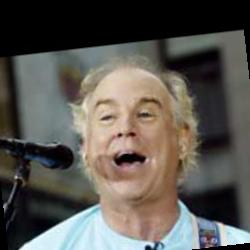
#> input picture Data/lfw-deepfunneled/Alan_Jackson/Alan_Jackson_0001.jpg, 250 x 250 px
$ jupyter execute 'Facial Recognition .ipynb'
#> lines starting #> are read from the running program, lines starting #| are printed output that depends on the picture; after the words box and inside, x2 and y2 are one past the last pixel; in counts of white or black regions, pixels touching at a corner belong together
<div style="text-align: center;">
    <h1 style="
        background: linear-gradient(135deg, #020b22ff, #33485eff);
        color: white;
        padding: 15px 30px;
        border-radius: 500px;
        font-family: 'Segoe UI', Arial, sans-serif;
        box-shadow: 0 4px 15px rgba(0,0,0,0.3);
        display: inline-block;
    ">
       Facial Recognition System using Convolutional Neural Networks
    </h1>
</div>

<h4 style="color:#96c9ffff">1. Importing TensorFlow, OpenCV, Matplotlib, NumPy libraries for data manipulation and image preprocessing with ImageDataGenerator for training preparation.</h4>

[cell 1]
import tensorflow as tf
from pathlib import Path
import matplotlib.pyplot as plt
import numpy as np
import random
import os
import cv2
from tensorflow.keras.preprocessing.image import ImageDataGenerator

<h4 style="color:#96c9ffff">2. Setting the path for the LFW dataset images directory to the specified location on the local system.</h4>

[cell 2]
Dataimages = Path(r"C:\Users\Rammah\OneDrive\Desktop\اجازه ان شاء الله\Projects\Facial Recognition System\Data\lfw-deepfunneled")

<h4 style="color:#96c9ffff">3. Selecting a random person directory and a random image file from the LFW dataset directory for further processing.</h4>

[cell 3]
person = random.choice([p for p in Dataimages.iterdir() if p.is_dir()])
ImagePath = random.choice([p for p in person.iterdir() if p.suffix.lower() in [".jpg", ".jpeg", ".png"]])

<h4 style="color:#96c9ffff">4. Reading a randomly selected image from the file, converting it to both RGB and BGR color formats using OpenCV.</h4>

[cell 4]
data = np.fromfile(str(ImagePath), dtype=np.uint8)
Image = cv2.imdecode(data, cv2.IMREAD_COLOR)
#> Image is the input picture: shape (250, 250, 3); mean B, G, R 81.3, 87.1, 90.9
ImgRGB = cv2.cvtColor(Image, cv2.COLOR_BGR2RGB)
ImgBGR = Image

<h4 style="color:#96c9ffff">5. Displaying the selected person's image before any preprocessing, showing the image in RGB format using Matplotlib.</h4>

[cell 5]
print("Person:", person.name)
plt.imshow(ImgRGB); plt.axis("off"); plt.title(f"Before Preprocessing: {person.name}")
plt.show()

<h4 style="color:#96c9ffff">6. Resizing the selected image to 128x128 and normalizing it to [0,1] for further processing.</h4>

[cell 6]
TargetSize = (128, 128)
ResizedRgb = cv2.resize(ImgRGB, TargetSize, interpolation=cv2.INTER_AREA)
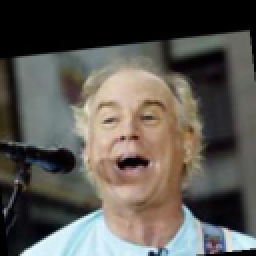
#> ResizedRgb: shape (128, 128, 3) (shown 2 times larger); mean R, G, B 90.9, 87.1, 81.3
normalization = (ResizedRgb / 255.0).astype("float32")
plt.figure(figsize=(8,4))
plt.subplot(1,2,1); plt.imshow(ResizedRgb); plt.axis("off"); plt.title("After Resize (128×128)")
plt.show()

<h4 style="color:#96c9ffff">7. Detecting faces in the image using Haar Cascade Classifier and converting the image to grayscale for face detection.</h4>

[cell 7]
CasCade = cv2.CascadeClassifier(cv2.data.haarcascades + 'haarcascade_frontalface_default.xml')
gray = cv2.cvtColor(ImgBGR, cv2.COLOR_BGR2GRAY)
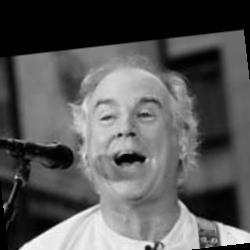
#> gray: shape (250, 250); min 0, max 251, mean 87.6
faces = CasCade.detectMultiScale(gray, scaleFactor=1.1, minNeighbors=5, minSize=(40,40))
#> faces = [[65, 65, 120, 120]]

<h4 style="color:#96c9ffff">8. Detecting faces using Haar Cascade, applying a margin around the detected face, and cropping the face region from the image for further processing.</h4>

[cell 8]
print("Faces detected:", len(faces))
#| Faces detected: 1

margin = 0.2
Hight, width = ImgBGR.shape[:2]
#> Hight = 250; width = 250

if len(faces) > 0:
    x, y, w, h = max(faces, key=lambda b: b[2]*b[3])
#> x = 65; y = 65; w = 120; h = 120
    mx, my = int(margin*w), int(margin*h)
#> mx = 24; my = 24
    x1, y1 = max(0, x-mx), max(0, y-my)
#> x1 = 41; y1 = 41
    x2, y2 = min(width, x+w+mx), min(Hight, y+h+my)
#> x2 = 209; y2 = 209
else:
    side = min(Hight, width)
    y1 = (Hight - side)//2; x1 = (width - side)//2
    x2, y2 = x1 + side, y1 + side

CropBGR = ImgBGR[y1:y2, x1:x2]
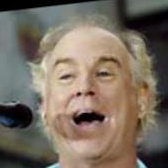
#> CropBGR: shape (168, 168, 3); mean B, G, R 96.8, 109.6, 121.3
CropRGB = cv2.cvtColor(CropBGR, cv2.COLOR_BGR2RGB)

plt.imshow(CropRGB); plt.axis("off"); plt.title("Cropped Face (RGB)")
plt.show()

<h4 style="color:#96c9ffff">9. Drawing the detected face bounding box on the original RGB image (convert to BGR for OpenCV drawing, draw rectangle with (x1,y1)-(x2,y2), then convert back to RGB for display).</h4>

[cell 9]
vis = ImgRGB.copy()
vis_bgr = cv2.cvtColor(vis, cv2.COLOR_RGB2BGR)
cv2.rectangle(vis_bgr, (x1, y1), (x2, y2), (255,0,0), 2)
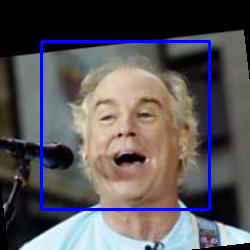
#> vis_bgr: shape (250, 250, 3); 3.22% of pixels changed, all inside (x1, y1, x2, y2) = (40, 40, 211, 211)
vis = cv2.cvtColor(vis_bgr, cv2.COLOR_BGR2RGB)

<h4 style="color:#96c9ffff">10. Displaying the original image with the face detection rectangle and the cropped face side by side for comparison.</h4>

[cell 10]
plt.figure(figsize=(8,4))
plt.subplot(1,2,1); plt.imshow(vis);     plt.axis("off"); plt.title("Face Detection (on Original)")
plt.subplot(1,2,2); plt.imshow(CropRGB); plt.axis("off"); plt.title("Cropped Face (RGB)")
plt.show()

<h4 style="color:#96c9ffff">11. Applying CLAHE to the cropped face by equalizing the Y channel in YCrCb space, converting back to RGB, and normalizing to [0,1] for illumination enhancement.</h4>

[cell 11]
crop_rgb = CropRGB

apply_clahe = True
if apply_clahe:
    crop_rgb_normalized = crop_rgb / 255.0
    ycc = cv2.cvtColor((crop_rgb_normalized * 255).astype("uint8"), cv2.COLOR_RGB2YCrCb)
#> ycc: shape (168, 168, 3); mean of channels 0, 1, 2 111.6, 134.9, 119.6
    y, cr, cb = cv2.split(ycc)
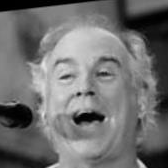
#> y: shape (168, 168); min 0, max 229, mean 111.6
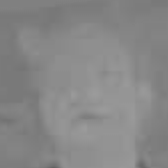
#> cr: shape (168, 168); min 99, max 155, mean 134.9
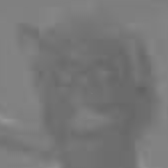
#> cb: shape (168, 168); min 97, max 151, mean 119.6
    clahe = cv2.createCLAHE(clipLimit=2.0, tileGridSize=(8,8))
    y_eq = clahe.apply(y)
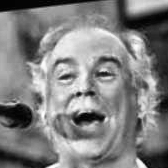
#> y_eq: shape (168, 168); min 1, max 255, mean 127.8
    ycc_eq = cv2.merge([y_eq, cr, cb])
#> ycc_eq: shape (168, 168, 3); mean of channels 0, 1, 2 127.8, 134.9, 119.6
    eq_rgb = cv2.cvtColor(ycc_eq, cv2.COLOR_YCrCb2RGB).astype("float32") / 255.0
#> eq_rgb: shape (168, 168, 3) float32; mean of channels 0, 1, 2 0.539, 0.493, 0.443
else:
    eq_rgb = crop_rgb / 255.0

<h4 style="color:#96c9ffff">12. Displaying the original cropped face and the cropped face after applying CLAHE side by side to compare the illumination enhancement.</h4>

[cell 12]
plt.figure(figsize=(8,4))
plt.subplot(1,2,1); plt.imshow(crop_rgb); plt.axis("off"); plt.title("Original Cropped Face")
plt.subplot(1,2,2); plt.imshow(eq_rgb);   plt.axis("off"); plt.title("Cropped Face with CLAHE")
plt.show()

$ run again, on Data/lfw-deepfunneled/Alejandro_Toledo/Alejandro_Toledo_0013.jpg
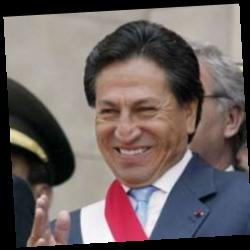
#> input picture Data/lfw-deepfunneled/Alejandro_Toledo/Alejandro_Toledo_0013.jpg, 250 x 250 px
#> Image is the input picture: shape (250, 250, 3); mean B, G, R 96.1, 96.8, 108.7
#> `gray = cv2.cvtColor(ImgBGR, cv2.COLOR_BGR2GRAY)`:
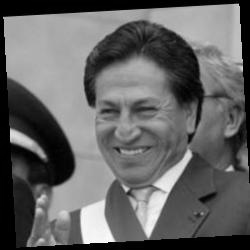
#> gray: shape (250, 250); min 0, max 255, mean 100.3
#> faces = [[73, 68, 107, 107]]
#| Faces detected: 1
#> `x, y, w, h = max(faces, key=lambda b: b[2]*b[3])`: x = 73; y = 68; w = 107
#> mx = 21
#> x1 = 52; y1 = 47
#> x2 = 201; y2 = 196
#> vis_bgr: shape (250, 250, 3); 2.85% of pixels changed, all inside (x1, y1, x2, y2) = (51, 46, 203, 198)
#> ycc: shape (149, 149, 3); mean of channels 0, 1, 2 112.9, 137.7, 121.5
#> `y_eq = clahe.apply(y)`:
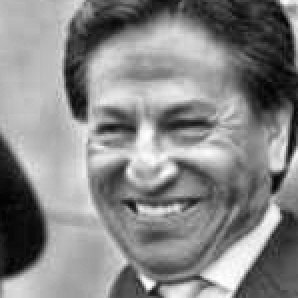
#> y_eq: shape (149, 149) (shown 2 times larger); min 2, max 255, mean 134.4
#> ycc_eq: shape (149, 149, 3); mean of channels 0, 1, 2 134.4, 137.7, 121.5
#> eq_rgb: shape (149, 149, 3) float32; mean of channels 0, 1, 2 0.579, 0.509, 0.482

$ run again, on Data/lfw-deepfunneled/Alex_Barros/Alex_Barros_0001.jpg
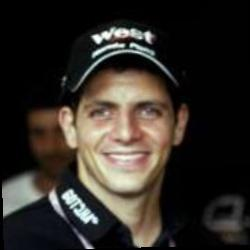
#> input picture Data/lfw-deepfunneled/Alex_Barros/Alex_Barros_0001.jpg, 250 x 250 px
#> Image is the input picture: shape (250, 250, 3); mean B, G, R 39, 44.7, 50
#> `gray = cv2.cvtColor(ImgBGR, cv2.COLOR_BGR2GRAY)`:
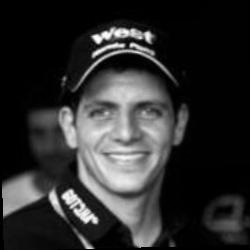
#> gray: shape (250, 250); min 0, max 254, mean 45.6
#> faces = [[73, 68, 111, 111]]
#| Faces detected: 1
#> `x, y, w, h = max(faces, key=lambda b: b[2]*b[3])`: x = 73; y = 68; w = 111
#> mx = 22
#> x1 = 51; y1 = 46
#> x2 = 206; y2 = 201
#> vis_bgr: shape (250, 250, 3); 2.97% of pixels changed, all inside (x1, y1, x2, y2) = (50, 45, 208, 203)
#> ycc: shape (155, 155, 3); mean of channels 0, 1, 2 80.9, 135.3, 119.5
#> `y_eq = clahe.apply(y)`:
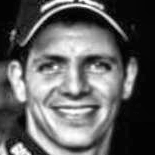
#> y_eq: shape (155, 155); min 2, max 255, mean 96.2
#> ycc_eq: shape (155, 155, 3); mean of channels 0, 1, 2 96.2, 135.3, 119.5
#> eq_rgb: shape (155, 155, 3) float32; mean of channels 0, 1, 2 0.417, 0.368, 0.318
